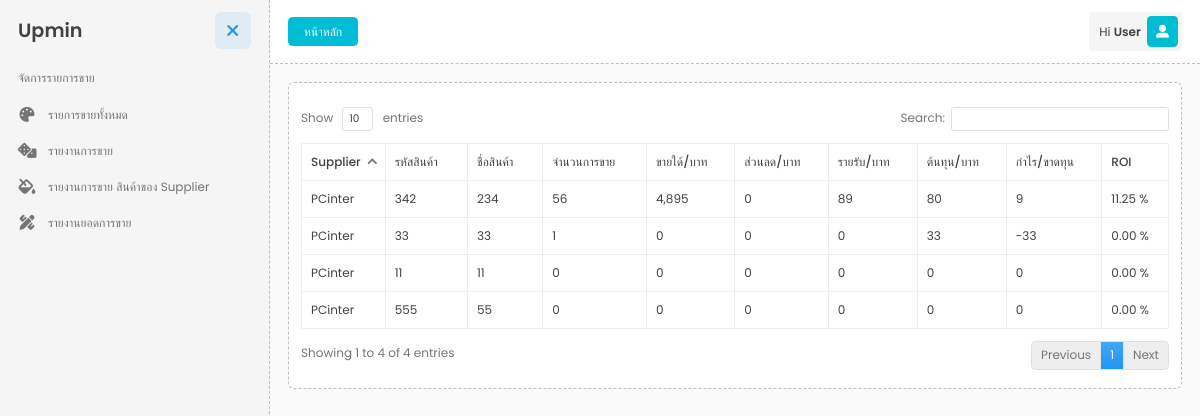
Page /dist/index?p=supplierreport (signed in) on the committed database.
### tables this page shows
CREATE TABLE `tb_productlist` (
  `id` int(11) NOT NULL,
  `pl_product_id` varchar(100) NOT NULL COMMENT 'รหัสสินค้า	',
  `pl_img` varchar(200) DEFAULT NULL COMMENT 'รูปภาพ',
  `pl_name_product` varchar(100) NOT NULL COMMENT 'ชื่อสินค้า',
  `c_id` int(10) DEFAULT NULL COMMENT 'รหัสหมวดหมู่',
  `pl_counting_unit` varchar(100) DEFAULT NULL COMMENT 'หน่วยนับ',
  `pl_price1` float DEFAULT NULL COMMENT 'ราคา1',
  `pl_price2` varchar(10) DEFAULT NULL COMMENT 'ราคา2',
  `pl_price3` varchar(10) DEFAULT NULL COMMENT 'ราคา3',
  `s_id` int(10) DEFAULT NULL COMMENT 'รหัสซัพพาย',
  `pl_cost` int(10) NOT NULL COMMENT 'ต้นทุน',
  `pl_storage` varchar(100) DEFAULT NULL COMMENT 'ที่จัดเก็บ',
  `pl_discount` varchar(10) NOT NULL DEFAULT '0' COMMENT 'ส่วนลด',
  `pl_quantity` int(10) NOT NULL COMMENT 'จำนวนคงเหลือ',
  `pl_revenue` varchar(10) DEFAULT NULL COMMENT 'รายรับประมาณการ/บาท',
  `pl_exp` varchar(20) NOT NULL COMMENT 'วันหมดอายุ',
  `pl_lot_no` varchar(100) NOT NULL,
  `sub_id` int(20) NOT NULL COMMENT 'idหมวดหมู่ย่อย'
);

CREATE TABLE `tb_supplier` (
  `sup_id` int(11) NOT NULL COMMENT 'รหัส',
  `sup_member_id` int(10) NOT NULL COMMENT 'รหัสสมาชิก',
  `sup_name` varchar(100) NOT NULL COMMENT 'ชื่อ',
  `sup_vat_number` varchar(100) NOT NULL COMMENT 'เลขบัตร/เลขเสียภาสี',
  `sup_img` varchar(200) NOT NULL COMMENT 'รูป',
  `sup_address` varchar(100) NOT NULL COMMENT 'ที่อยู่',
  `sup_phone` varchar(10) NOT NULL COMMENT 'เบอร์โทร',
  `sup_birthday` varchar(10) NOT NULL COMMENT 'วันเกิด'
);

### dist/salelist/supplierreport.php (the view, shortened to what this page needs)
<?php
$all_product = $con->query("SELECT * FROM tb_productlist");
$array_price = array();
?>
<div class="portlet-body">
</div>
<div class="portlet-body">
    <div class="table-responsive">
        <table class="table table-bordered" id="dataAllProduct">
            <thead>
                <tr>
                    <th>Supplier</th>
                    <th>รหัสสินค้า</th>
                    <th>ชื่อสินค้า</th>
                    <th>จำนวนการขาย</th>
                    <th>ขายใด้/บาท</th>
                    <th>ส่วนลด/บาท</th>
                    <th>รายรับ/บาท</th>
                    <th>ต้นทุน/บาท</th>
                    <th>กำไร/ขาดทุน</th>
                    <th>ROI</th>
                </tr>
            </thead>
            <?php
            $all_supplier = $con->query("SELECT * FROM tb_productlist");
            foreach($all_supplier as $row):
                $supplier = $con->query("SELECT * FROM tb_supplier WHERE sup_id = '$row[s_id]'");
                $row_supplier = $supplier->fetch_array();
                $sum_price = $con->query("SELECT sum(total_price) as total_prices FROM tb_order_product WHERE product_id = '$row[id]'");
                $total_price = $sum_price->fetch_array();
                $check = $con->query("SELECT count(order_id) as qty FROM tb_order_product WHERE product_id = '$row[id]'");
                $discount = 0;
                if ($check->num_rows >= 1) {
                    $discount = $con->query("SELECT qty,discount,sum_total_discount,cost FROM tb_order_product WHERE product_id = '$row[id]'");
                    $r_discount = $discount->fetch_array();
                    if($discount->num_rows >=1){
                        $sum_qty = $con->query("SELECT sum(qty) as sum_qty FROM tb_order_product WHERE product_id = '$row[id]'");
                        $row_sum_qty = $sum_qty->fetch_array();
                        $qty = $row_sum_qty['sum_qty'];
                        $discount = $r_discount['discount'];
                        $sum_cost = $r_discount['cost'];
                        $sum_total = $r_discount['sum_total_discount'];
                    }else{
                        $qty = 0;
                        $discount = 0 ;
                        $sum_cost = 0;
                        $sum_total= 0;
                    }
                    $profix = $sum_total - $sum_cost;
                    if ($profix > 0 && $sum_cost > 0) {
                        $roi = ($profix / $sum_cost) *100 ;
                    } else {
                        $roi = 0;
                    }
                    array_push($array_price, $sum_total);
                } else {
                    $qty = 0;
                    $discount = 0;
                    $sum_cost = 0;
                    $sum_total = 0;
                    array_push($array_price, $sum_total);
                }
            ?>
            <tr>
                <td><?= $row_supplier['sup_name'];?></td>
                <td><?= $row['pl_product_id'];?></td>
                <td><?= $row['pl_name_product']?></td>
                <td><?= $qty; ?></td>
                <td><?= number_format($total_price['total_prices']); ?></td>
                <td><?= number_format($discount); ?></td>
                <td><?= number_format($sum_total); ?></td>
                <td><?= number_format($sum_cost); ?></td>
                <td><?= number_format($sum_total - $sum_cost ) ?></td>
                <td><?= number_format($roi, 2, '.', ',') ?> %</td>
            </tr>
            <?php endforeach;?>
        </table>
    </div>
</div>

### rows in the picture
tb_productlist: tb_supplier.sup_name "PCinter", pl_product "342", pl_name_product "234", qty "56", total_prices "4,895", discount "0", sum_total "89", sum_cost "80", sum_cost "9", roi "11.25"
tb_productlist: tb_supplier.sup_name "PCinter", pl_product "33", pl_name_product "33", qty "1", total_prices "0", discount "0", sum_total "0", sum_cost "33", sum_cost "-33", roi "0.00"
tb_productlist: tb_supplier.sup_name "PCinter", pl_product "11", pl_name_product "11", pl_discount "0", total_prices "0", $sum_total-$sum_cost "0", pl_discount "0.00"
tb_productlist: tb_supplier.sup_name "PCinter", pl_product "555", pl_name_product "55", total_prices "0"
